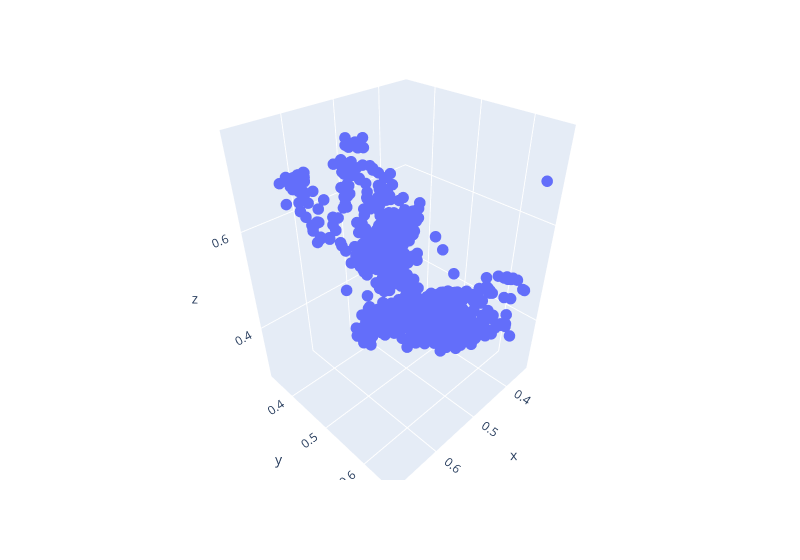

The code cell stored with this chart in its notebook:
### Markdown cell above
Finally, we plot the optimized point set.

### Code cell
import plotly.express as px

predicted_coord_mat_np = predicted_coord_mat.detach().numpy()

fig = px.scatter_3d(
    x=predicted_coord_mat_np[0, :],
    y=predicted_coord_mat_np[1, :],
    z=predicted_coord_mat_np[2, :],
)
fig.update_traces(marker_size=4)
fig.update_layout(width=800)
fig.show()

### Figure 1 — Plotly figure (JSON) as saved in the notebook; plotly's stock layout.template omitted (floating-point values rounded to 4 significant figures; data arrays with more than 128 entries replaced by an {"elided": "..."} marker saying what was removed)
{"data": [{"hovertemplate": "x=%{x}<br>y=%{y}<br>z=%{z}<extra></extra>", "legendgroup": "", "marker": {"color": "#636efa", "size": 4, "symbol": "circle"}, "mode": "markers", "name": "", "scene": "scene", "showlegend": false, "type": "scatter3d", "x": {"elided": "906 float values"}, "y": {"elided": "906 float values"}, "z": {"elided": "906 float values"}}], "layout": {"legend": {"tracegroupgap": 0}, "margin": {"t": 60}, "scene": {"domain": {"x": [0, 1], "y": [0, 1]}, "xaxis": {"title": {"text": "x"}}, "yaxis": {"title": {"text": "y"}}, "zaxis": {"title": {"text": "z"}}}, "width": 800}}
